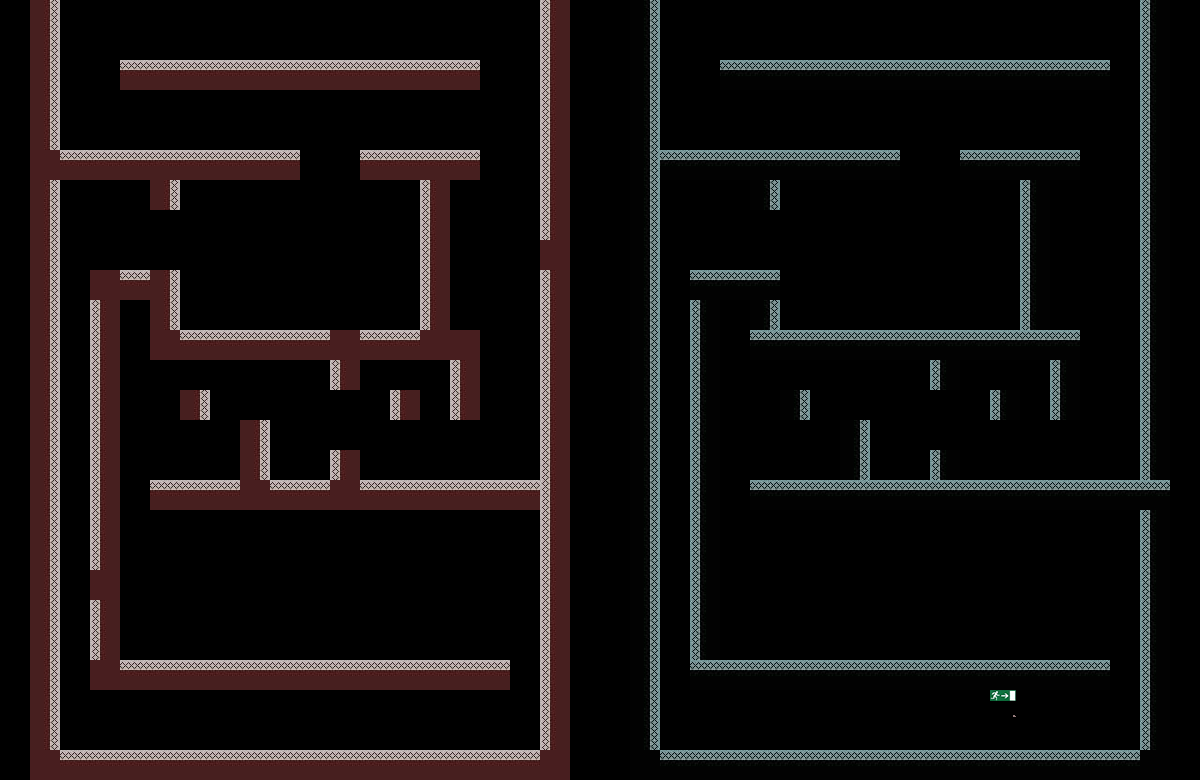

Tiled map render using the project's own tile images. Description and the whole map definition, tile-layer contents included, below:
An orthogonal 40x26 tile map with 30x30 px tiles, 1 tile layer (Tile Layer 1), 5 tilesets and 22 objects.

<map version="1.5" tiledversion="1.7.2" orientation="orthogonal" renderorder="right-down" width="40" height="26" tilewidth="30" tileheight="30" infinite="0" nextlayerid="6" nextobjectid="38">
 <editorsettings>
  <export target="level4.lua" format="lua" />
 </editorsettings>
 <tileset firstgid="1" name="floor" tilewidth="30" tileheight="30" tilecount="1" columns="1">
  <image source="tiles.jpg" width="30" height="30" />
 </tileset>
 <tileset firstgid="2" name="night-floor" tilewidth="30" tileheight="30" tilecount="1" columns="1">
  <image source="tiles2.jpg" width="30" height="30" />
 </tileset>
 <tileset firstgid="3" name="block" tilewidth="30" tileheight="30" tilecount="1" columns="1">
  <image source="base.jpg" width="30" height="30" />
 </tileset>
 <tileset firstgid="4" name="block-night" tilewidth="30" tileheight="30" tilecount="1" columns="1">
  <image source="tiles3.jpg" width="30" height="30" />
 </tileset>
 <tileset firstgid="5" name="FLag" tilewidth="30" tileheight="30" tilecount="2" columns="1">
  <image source="door.png" width="30" height="60" />
 </tileset>
 <layer id="1" name="Tile Layer 1" width="40" height="26">
  <data encoding="csv">
0,2684354561,0,0,0,0,0,0,0,0,0,0,0,0,0,0,0,0,1610612737,0,0,2684354562,0,0,0,0,0,0,0,0,0,0,0,0,0,0,0,0,1610612738,0,
0,2684354561,0,0,0,0,0,0,0,0,0,0,0,0,0,0,0,0,1610612737,0,0,2684354562,0,0,0,0,0,0,0,0,0,0,0,0,0,0,0,0,1610612738,0,
0,2684354561,0,0,1,1,1,1,1,1,1,1,1,1,1,1,0,0,1610612737,0,0,2684354562,0,0,2,2,2,2,2,2,2,2,2,2,2,2,2,0,1610612738,0,
0,2684354561,0,0,0,0,0,0,0,0,0,0,0,0,0,0,0,0,1610612737,0,0,2684354562,0,0,0,0,0,0,0,0,0,0,0,0,0,0,0,0,1610612738,0,
0,2684354561,0,0,0,0,0,0,0,0,0,0,0,0,0,0,0,0,1610612737,0,0,2684354562,0,0,0,0,0,0,0,0,0,0,0,0,0,0,0,0,1610612738,0,
0,3,1,1,1,1,1,1,1,1,0,0,1,1,1,1,0,0,1610612737,0,0,2684354562,2,2,2,2,2,2,2,2,0,0,2,2,2,2,0,0,1610612738,0,
0,2684354561,0,0,0,2684354561,0,0,0,0,0,0,0,0,1610612737,0,0,0,1610612737,0,0,2684354562,0,0,0,2684354562,0,0,0,0,0,0,0,0,1610612738,0,0,0,1610612738,0,
0,2684354561,0,0,0,0,0,0,0,0,0,0,0,0,1610612737,0,0,0,1610612737,0,0,2684354562,0,0,0,0,0,0,0,0,0,0,0,0,1610612738,0,0,0,1610612738,0,
0,2684354561,0,0,0,0,0,0,0,0,0,0,0,0,1610612737,0,0,0,3,0,0,2684354562,0,0,0,0,0,0,0,0,0,0,0,0,1610612738,0,0,0,1610612738,0,
0,2684354561,0,3,1,2684354561,0,0,0,0,0,0,0,0,1610612737,0,0,0,1610612737,0,0,2684354562,0,2,2,2,0,0,0,0,0,0,0,0,1610612738,0,0,0,1610612738,0,
0,2684354561,0,1610612737,0,2684354561,0,0,0,0,0,0,0,0,1610612737,0,0,0,1610612737,0,0,2684354562,0,1610612738,0,2684354562,0,0,0,0,0,0,0,0,1610612738,0,0,0,1610612738,0,
0,2684354561,0,1610612737,0,3,1,1,1,1,1,3,1,1,3,3,0,0,1610612737,0,0,2684354562,0,1610612738,0,2,2,2,2,2,2,2,2,2,2,2,0,0,1610612738,0,
0,2684354561,0,1610612737,0,0,0,0,0,0,0,1610612737,0,0,0,1610612737,0,0,1610612737,0,0,2684354562,0,1610612738,0,0,0,0,0,0,0,1610612738,0,0,0,1610612738,0,0,1610612738,0,
0,2684354561,0,1610612737,0,0,2684354561,0,0,0,0,0,0,1610612737,0,1610612737,0,0,1610612737,0,0,2684354562,0,1610612738,0,0,2684354562,0,0,0,0,0,0,1610612738,0,1610612738,0,0,1610612738,0,
0,2684354561,0,1610612737,0,0,0,0,2684354561,0,0,0,0,0,0,0,0,0,1610612737,0,0,2684354562,0,1610612738,0,0,0,0,2684354562,0,0,0,0,0,0,0,0,0,1610612738,0,
0,2684354561,0,1610612737,0,0,0,0,2684354561,0,0,1610612737,0,0,0,0,0,0,1610612737,0,0,2684354562,0,1610612738,0,0,0,0,2684354562,0,0,1610612738,0,0,0,0,0,0,1610612738,0,
0,2684354561,0,1610612737,0,1,1,1,3,1,1,3,1,1,1,1,1,1,1610612737,0,0,2684354562,0,1610612738,0,2,2,2,2,2,2,2,2,2,2,2,2,2,2,0,
0,2684354561,0,1610612737,0,0,0,0,0,0,0,0,0,0,0,0,0,0,1610612737,0,0,2684354562,0,1610612738,0,0,0,0,0,0,0,0,0,0,0,0,0,0,1610612738,0,
0,2684354561,0,1610612737,0,0,0,0,0,0,0,0,0,0,0,0,0,0,1610612737,0,0,2684354562,0,1610612738,0,0,0,0,0,0,0,0,0,0,0,0,0,0,1610612738,0,
0,2684354561,0,3,0,0,0,0,0,0,0,0,0,0,0,0,0,0,1610612737,0,0,2684354562,0,1610612738,0,0,0,0,0,0,0,0,0,0,0,0,0,0,1610612738,0,
0,2684354561,0,1610612737,0,0,0,0,0,0,0,0,0,0,0,0,0,0,1610612737,0,0,2684354562,0,1610612738,0,0,0,0,0,0,0,0,0,0,0,0,0,0,1610612738,0,
0,2684354561,0,1610612737,0,0,0,0,0,0,0,0,0,0,0,0,0,0,1610612737,0,0,2684354562,0,1610612738,0,0,0,0,0,0,0,0,0,0,0,0,0,0,1610612738,0,
0,2684354561,0,3,1,1,1,1,1,1,1,1,1,1,1,1,1,0,1610612737,0,0,2684354562,0,2,2,2,2,2,2,2,2,2,2,2,2,2,2,0,1610612738,0,
0,2684354561,0,0,0,0,0,0,0,0,0,0,0,0,0,0,0,0,1610612737,0,0,2684354562,0,0,0,0,0,0,0,0,0,0,0,5,0,0,0,0,1610612738,0,
0,2684354561,0,0,0,0,0,0,0,0,0,0,0,0,0,0,0,0,1610612737,0,0,2684354562,0,0,0,0,0,0,0,0,0,0,0,6,0,0,0,0,1610612738,0,
0,3,1,1,1,1,1,1,1,1,1,1,1,1,1,1,1,1,3,0,0,4,2,2,2,2,2,2,2,2,2,2,2,2,2,2,2,2,4,0
</data>
 </layer>
 <objectgroup id="2" name="Platforms">
  <object id="2" x="54.6904" y="149.804" width="246.107" height="30.912" />
  <object id="5" x="149.804" y="480.325" width="392.344" height="27.3452" />
  <object id="6" x="150.993" y="326.954" width="329.332" height="29.7231" />
  <object id="9" x="117.703" y="271.074" width="30.912" height="26.1563" />
  <object id="11" x="59.4461" y="750.21" width="485.08" height="27.3452" />
  <object id="12" x="118.892" y="658.663" width="392.344" height="30.912" />
  <object id="27" x="120.081" y="60.6351" width="361.433" height="26.1563" />
  <object id="28" x="361.433" y="148.615" width="117.703" height="30.912" />
 </objectgroup>
 <objectgroup id="3" name="Boundary">
  <object id="13" x="28.5341" y="0" width="33.2898" height="777.555" />
  <object id="14" x="537.393" y="-1.18892" width="32.1009" height="781.122" />
  <object id="15" x="90.3581" y="269.885" width="30.912" height="420.879" />
  <object id="16" x="418.501" y="178.338" width="34.4788" height="152.182" />
  <object id="17" x="448.224" y="355.488" width="30.912" height="65.3907" />
  <object id="18" x="147.426" y="181.905" width="32.1009" height="27.3452" />
  <object id="19" x="150.993" y="267.508" width="26.1563" height="58.2572" />
  <object id="20" x="179.527" y="387.589" width="30.912" height="33.2898" />
  <object id="21" x="240.162" y="418.501" width="29.7231" height="60.6351" />
  <object id="22" x="330.521" y="359.055" width="30.912" height="32.1009" />
  <object id="23" x="328.143" y="449.413" width="34.4788" height="30.912" />
  <object id="24" x="387.589" y="388.778" width="34.4788" height="29.7231" />
  <object id="29" x="-9.51138" y="-60.6351" width="580.194" height="59.4461" />
 </objectgroup>
 <objectgroup id="4" name="Exit">
  <object id="37" x="392.055" y="692.475" width="27.8382" height="54.5165" />
 </objectgroup>
 <imagelayer id="5" name="Image Layer 1" />
</map>
